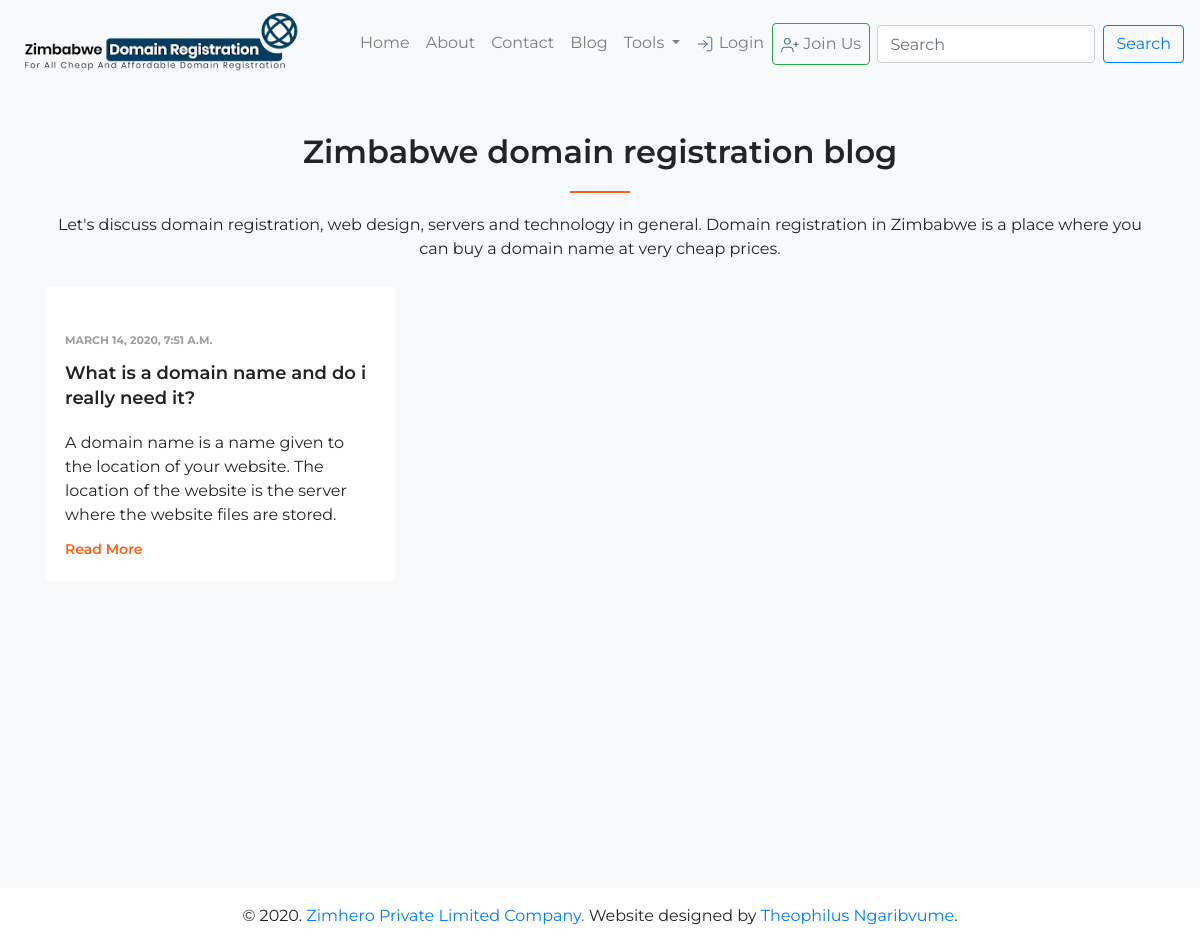
Screenshot of /blog/ with the database file from the repository.
### blog/models.py (models this page shows, shortened)
class Article(models.Model):
    author = models.ForeignKey(CustomUser, on_delete=models.CASCADE)
    title = models.CharField(help_text="Post title", blank=False, max_length=255)
    keywords = models.CharField(help_text="SEO Keywords", max_length=255)
    excerpt = models.TextField(help_text="Post excerpt", default="None")
    featured_image = models.ImageField(upload_to='blog/')
    body = models.TextField(help_text="Post body", blank=False)
    published = models.DateTimeField(auto_now=True)
    slug = models.SlugField(max_length=255, default='', blank=True, unique=True)

### blog/views.py (the view)
# urls.py: path('', BlogView.as_view(), name='blog'),
class BlogView(ListView):
    model = Article
    template_name = "pages/blog.html"
    context_object_name = "articles"
    paginate_by = 12

### templates/pages/blog.html (shortened to what this page needs)
{% extends '_base.html' %}
{% load crispy_forms_tags %}
{% load static %}
{% block custom_css %}
<link rel="stylesheet" href="{% static 'css/blog.css' %}">
{% endblock custom_css %}
{% block content %}
<section class="blog-area pt-5 pb-5">
           <div class="container">
               <div class="row">
                   <div class="col-xl-12 text-center pb-3">
                       <div class="section-title service-title">
                           <h2>Zimbabwe domain registration blog</h2>
                           <p>Let's discuss domain registration, web design, servers and technology in general. Domain registration in Zimbabwe is a place where you can buy a domain name at very cheap prices.</p>
                       </div>
                   </div>
               </div>
               <div class="row">
                   {% for article in articles %}
                   <div class="col-xl-4 col-lg-4 col-md-6 mb-30">
                       <div class="blog-wrapper home-blog-wrapper white-bg">
                           <div class="meta-info">
                               <ul>
                                   <li class="posts-time">{{article.published}}</li>
                               </ul>
                           </div>
                           <div class="blog-content home-blog">
                               <h2 class="blog-title">
                                   <a href="{% url 'article-detail' article.slug %}">{{article.title}}</a>
                               </h2>
                               <p>{{article.excerpt|safe }}</p>
                           </div>
                           <div class="link-box home-blog-link">
                               <a href="{% url 'article-detail' article.slug %}">Read More</a>
                           </div>
                       </div>
                   </div>
                   {% endfor %}
               </div>
           </div>
       </section>
{% endblock content %}

### static/css/base.css (style rules this page uses)
html, body { font-family: 'Montserrat', sans-serif; }
a { text-decoration: none !important; }

### static/css/blog.css (style rules this page uses)
ul { margin: 0px; padding: 0px; }
.section-title h2 { position: relative; margin-bottom: 45px; display: inline-block; font-weight: 600; line-height: 1; }
.section-title h2::before { content: ""; position: absolute; left: 50%; width: 60px; height: 2px; background: #ff5e14; bottom: -25px; margin-left: -30px; }
.section-title.service-title p { ; margin-bottom: 10px; }
.blog-area { background: #F8F9FA; min-height: 100vh; }
.blog-wrapper { background: #fff; overflow: hidden; padding: 20px; }
.home-blog-wrapper { transition: .3s; }
.blog-title { display: inline-block; font-size: 30px; font-weight: 600; line-height: 1.4; margin: 10px 0 15px; padding: 0; text-align: left; }
.blog-content.home-blog h2 { font-size: 18px; margin-bottom: 10px; }
.blog-content.home-blog p { margin-bottom: 10px; }
.link-box.home-blog-link a { font-size: 14px; color: #ff5e14; }
.blog-title a { color: #222; }
.link-box a { color: #555; }
.meta-info ul li { color: #9e9e9e; display: inline-block; font-size: 11px; padding: 0 12px; position: relative; text-transform: uppercase; font-weight: 700; }
.meta-info ul li:first-child { padding-left:0 }
.meta-info ul li::before { border: 1px solid #999; border-radius: 5px; content: ""; height: 5px; left: -4px; position: absolute; top: 6px; width: 5px; }
.meta-info ul li:first-child:before { display:none }
.link-box a { font-weight: 600; }

### rows the page displays
Article: published "MARCH 14, 2020, 7:51 A.M.", title "What is a domain name and do i really need it?", excerpt "A domain name is a name given to the location of your website. The location of the website is the server where the website files are stored."
